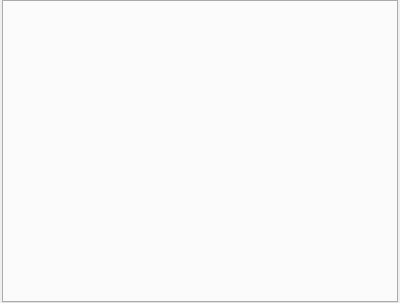
<?xml version="1.0" encoding="UTF-8"?>
<ui version="4.0">
 <class>WidgetManger</class>
 <widget class="QWidget" name="WidgetManger">
  <property name="geometry">
   <rect>
    <x>0</x>
    <y>0</y>
    <width>400</width>
    <height>303</height>
   </rect>
  </property>
  <property name="windowTitle">
   <string>Form</string>
  </property>
  <layout class="QVBoxLayout" name="verticalLayout">
   <property name="leftMargin">
    <number>2</number>
   </property>
   <property name="topMargin">
    <number>0</number>
   </property>
   <property name="rightMargin">
    <number>2</number>
   </property>
   <property name="bottomMargin">
    <number>0</number>
   </property>
   <item>
    <widget class="QTabWidget" name="tabWidget">
     <property name="currentIndex">
      <number>-1</number>
     </property>
    </widget>
   </item>
  </layout>
 </widget>
 <resources/>
 <connections/>
</ui>
